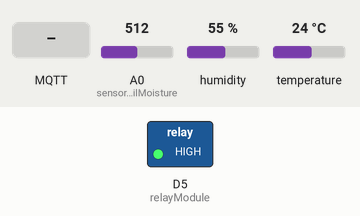
The program below on a simulated ESP8266 (NodeMCU). On the bench: switched loads named in the program (green lamp = pin HIGH). The inputs (shaded band) are chosen by the test bench; at power-on: A0 (sensorSoilMoisture) = 512, humidity 55 %, temperature 24 °C. WiFi joins after 1.5 s; servers stay silent unless stated; random numbers use the default seed unless the program sets one; no MQTT or app messages arrive unless stated; what the program prints to the serial monitor is not drawn.

Above: at 2.7 s.
2.8 s: MQTT message "Siram" arrives on the first subscribed topic
At 3.5 s:
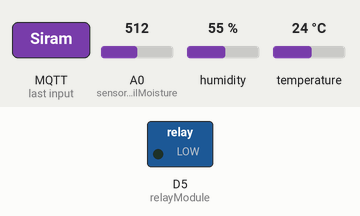
4.3 s: MQTT message "room/pompa" arrives on the first subscribed topic
14.3 s: MQTT message "room/pompaManual" arrives on the first subscribed topic
Timing chart, 0 to 17.3 s (numbered marks = the images above; inputs shaded):
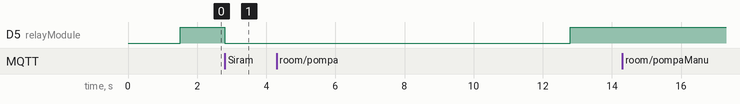

Measured:
- after the input at 2.8 s, D5 (relayModule): HIGH → LOW at once
- after the input at 14.3 s, every drawn part: stays the same

The program:

main.cpp
```cpp
#include <Arduino.h>
#include <ESP8266WiFi.h>  // import WiFi library
#include <PubSubClient.h> // Import mqtt library
#include <SimpleDHT.h>

const char *ssid = "ZTE_2.4G_x3Pjbs";
const char *password = "bayarsek";
const char *mqtt_server = "138.2.59.106"; // this is our broker

WiFiClient espClient;
PubSubClient client(espClient);
unsigned long lastMsg = 0;
#define sensorSoilMoisture A0
#define relayModule D5
SimpleDHT11 dht11(D1);

int value = 0;


int nilaiSensorSoil;


long now = millis();
long lastMeasure = 0;
void setup_wifi(){
  // setting up wifi connection

  delay(10);
  // We start by connecting to a WiFi network
  Serial.println();
  Serial.print("Connecting to ");
  Serial.println(ssid);

  WiFi.mode(WIFI_STA);        // select "wifi station" mode (client mode)
  WiFi.begin(ssid, password); // initiate connection

  while (WiFi.status() != WL_CONNECTED)
  { // wait for connection (retry)
    delay(500);
    Serial.print(".");
  }

  randomSeed(micros());

  Serial.println(""); // when connected
  Serial.println("WiFi connected");
  Serial.println("IP address: ");
  Serial.println(WiFi.localIP());

}

void callback(char *topic, byte *payload, unsigned int length)
{ // callback funtion (trigger)
  Serial.print("Message arrived [");
  Serial.print(topic);
  Serial.print("] ");
  String messageTemp;

  for (int i = 0; i < length; i++)
  { // print received character array in one line
    Serial.print((char)payload[i]);
    messageTemp += (char)payload[i];
  }
  Serial.println();
  if (String(topic) == "room/pompa")
  {
  if (messageTemp == "Siram")
    {
      digitalWrite(relayModule, LOW);
      Serial.println("On");
      delay(10000);
      digitalWrite(relayModule, HIGH);
      Serial.println("Off");
      client.publish("pompa/siramOff", "off");
    }
  }  else if (String(topic) == "room/pompaManual")
  {
    if (messageTemp == "on")
    {
      digitalWrite(relayModule, LOW);
      Serial.println("On");
    }
    else
    {
      digitalWrite(relayModule, HIGH);
      Serial.println("Off");
    }
  }
}


void reconnect()
{ // connecting to MQTT broker
  // Loop until we're reconnected
  while (!client.connected())
  {
    Serial.print("Attempting MQTT connection...");
    // Create a random client ID
    String clientId = "ESP8266Client-";
    clientId += String(random(0xffff), HEX);
    // Attempt to connect
    if (client.connect(clientId.c_str()))
    {
      Serial.println("connected");
      // Once connected, publish an announcement...
      // ... and resubscribe
      client.subscribe("room/pompa");
      client.subscribe("room/pompaManual");

    }
    else
    {
      Serial.print("failed, rc=");
      Serial.print(client.state());
      Serial.println(" try again in 5 seconds");
      // Wait 5 seconds before retrying
      delay(5000);
    }
  }
}

void setup()
{
 Serial.begin(115200);
 setup_wifi();
 pinMode(relayModule, OUTPUT);
 digitalWrite(relayModule, HIGH);
 client.setServer(mqtt_server, 1883);
 client.setCallback(callback);
}

void loop() {
        if (!client.connected())
      {
        reconnect();
      }
      if (!client.loop())
      {
        client.connect("ESP8266Client");
      }
      now = millis();
      if (now - lastMeasure > 5000)
      {
        lastMeasure = now;
         ++value;
        int err = SimpleDHTErrSuccess;
        nilaiSensorSoil = analogRead(sensorSoilMoisture);
        nilaiSensorSoil = map(nilaiSensorSoil, 1023, 165, 0, 100);
        byte temperature = 0;
        byte humidity = 0;
        if ((err = dht11.read(&temperature, &humidity, NULL)) != SimpleDHTErrSuccess)
        {
          Serial.print("Pembacaan DHT11 gagal, err=");
          Serial.println(err);
          delay(1000);
          return;
        }
        static char temperatureTemp[7];
        static char humString[8];
        static char soilMoisture[9];

        dtostrf(humidity, 1, 2, humString);
        dtostrf(temperature, 4, 2, temperatureTemp);
        dtostrf(nilaiSensorSoil, 4, 2, soilMoisture);

        Serial.print("Temperature: ");
        Serial.println(temperatureTemp);

        Serial.print("Humidity: ");
        Serial.println(humString);

        Serial.print("soilMoisture: ");
        Serial.println(soilMoisture);

        client.publish("room/hum", humString);
        client.publish("room/suhu", temperatureTemp);
        client.publish("soil/Kelembaban", soilMoisture);

      }
}
```
